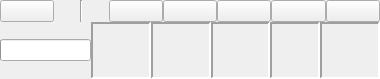
<?xml version="1.0" encoding="UTF-8"?>
<ui version="4.0">
 <class>BagPlayerWidget</class>
 <widget class="QWidget" name="BagPlayerWidget">
  <property name="geometry">
   <rect>
    <x>0</x>
    <y>0</y>
    <width>380</width>
    <height>79</height>
   </rect>
  </property>
  <property name="windowTitle">
   <string>Bag</string>
  </property>
  <layout class="QVBoxLayout" name="verticalLayout">
   <property name="spacing">
    <number>0</number>
   </property>
   <property name="leftMargin">
    <number>0</number>
   </property>
   <property name="topMargin">
    <number>0</number>
   </property>
   <property name="rightMargin">
    <number>0</number>
   </property>
   <property name="bottomMargin">
    <number>0</number>
   </property>
   <item>
    <layout class="QHBoxLayout" name="horizontalLayout">
     <item>
      <widget class="QPushButton" name="load_button">
       <property name="toolTip">
        <string>Load Bag</string>
       </property>
       <property name="text">
        <string/>
       </property>
       <property name="iconSize">
        <size>
         <width>16</width>
         <height>16</height>
        </size>
       </property>
      </widget>
     </item>
     <item>
      <widget class="Line" name="line_3">
       <property name="sizePolicy">
        <sizepolicy hsizetype="Preferred" vsizetype="Minimum">
         <horstretch>0</horstretch>
         <verstretch>0</verstretch>
        </sizepolicy>
       </property>
       <property name="orientation">
        <enum>Qt::Vertical</enum>
       </property>
      </widget>
     </item>
     <item>
      <widget class="QPushButton" name="begin_button">
       <property name="toolTip">
        <string>Go To Beginning</string>
       </property>
       <property name="text">
        <string/>
       </property>
       <property name="iconSize">
        <size>
         <width>16</width>
         <height>16</height>
        </size>
       </property>
      </widget>
     </item>
     <item>
      <widget class="QPushButton" name="slower_button">
       <property name="toolTip">
        <string>Slower / Rewind</string>
       </property>
       <property name="text">
        <string/>
       </property>
       <property name="iconSize">
        <size>
         <width>16</width>
         <height>16</height>
        </size>
       </property>
      </widget>
     </item>
     <item>
      <widget class="QPushButton" name="play_button">
       <property name="toolTip">
        <string>Play / Pause</string>
       </property>
       <property name="text">
        <string/>
       </property>
       <property name="iconSize">
        <size>
         <width>16</width>
         <height>16</height>
        </size>
       </property>
       <property name="checkable">
        <bool>true</bool>
       </property>
      </widget>
     </item>
     <item>
      <widget class="QPushButton" name="faster_button">
       <property name="toolTip">
        <string>Fast Forward</string>
       </property>
       <property name="text">
        <string/>
       </property>
       <property name="iconSize">
        <size>
         <width>16</width>
         <height>16</height>
        </size>
       </property>
      </widget>
     </item>
     <item>
      <widget class="QPushButton" name="end_button">
       <property name="toolTip">
        <string>Go To End</string>
       </property>
       <property name="text">
        <string/>
       </property>
       <property name="iconSize">
        <size>
         <width>16</width>
         <height>16</height>
        </size>
       </property>
      </widget>
     </item>
    </layout>
   </item>
   <item>
    <layout class="QHBoxLayout" name="horizontalLayout_2"/>
   </item>
   <item>
    <layout class="QHBoxLayout" name="status_bar_layout">
     <item>
      <widget class="QProgressBar" name="status_bar">
       <property name="sizePolicy">
        <sizepolicy hsizetype="Minimum" vsizetype="Fixed">
         <horstretch>0</horstretch>
         <verstretch>0</verstretch>
        </sizepolicy>
       </property>
       <property name="value">
        <number>0</number>
       </property>
       <property name="textVisible">
        <bool>false</bool>
       </property>
      </widget>
     </item>
     <item>
      <widget class="QLabel" name="stamp_label">
       <property name="maximumSize">
        <size>
         <width>180</width>
         <height>16777215</height>
        </size>
       </property>
       <property name="toolTip">
        <string>Timestamp of the current playhead location</string>
       </property>
       <property name="frameShape">
        <enum>QFrame::Panel</enum>
       </property>
       <property name="frameShadow">
        <enum>QFrame::Sunken</enum>
       </property>
       <property name="lineWidth">
        <number>2</number>
       </property>
       <property name="text">
        <string/>
       </property>
       <property name="alignment">
        <set>Qt::AlignCenter</set>
       </property>
      </widget>
     </item>
     <item>
      <widget class="QLabel" name="date_label">
       <property name="sizePolicy">
        <sizepolicy hsizetype="Preferred" vsizetype="Preferred">
         <horstretch>0</horstretch>
         <verstretch>0</verstretch>
        </sizepolicy>
       </property>
       <property name="maximumSize">
        <size>
         <width>170</width>
         <height>16777215</height>
        </size>
       </property>
       <property name="toolTip">
        <string>Date and time of the current playhead location</string>
       </property>
       <property name="frameShape">
        <enum>QFrame::Panel</enum>
       </property>
       <property name="frameShadow">
        <enum>QFrame::Sunken</enum>
       </property>
       <property name="lineWidth">
        <number>2</number>
       </property>
       <property name="text">
        <string/>
       </property>
       <property name="alignment">
        <set>Qt::AlignCenter</set>
       </property>
      </widget>
     </item>
     <item>
      <widget class="QLabel" name="seconds_label">
       <property name="sizePolicy">
        <sizepolicy hsizetype="Preferred" vsizetype="Preferred">
         <horstretch>0</horstretch>
         <verstretch>0</verstretch>
        </sizepolicy>
       </property>
       <property name="minimumSize">
        <size>
         <width>0</width>
         <height>0</height>
        </size>
       </property>
       <property name="maximumSize">
        <size>
         <width>110</width>
         <height>16777215</height>
        </size>
       </property>
       <property name="toolTip">
        <string>Number of seconds the current playhead location is from the beginning of the bag</string>
       </property>
       <property name="frameShape">
        <enum>QFrame::Panel</enum>
       </property>
       <property name="frameShadow">
        <enum>QFrame::Sunken</enum>
       </property>
       <property name="lineWidth">
        <number>2</number>
       </property>
       <property name="text">
        <string/>
       </property>
       <property name="alignment">
        <set>Qt::AlignCenter</set>
       </property>
      </widget>
     </item>
     <item>
      <widget class="QLabel" name="playspeed_label">
       <property name="sizePolicy">
        <sizepolicy hsizetype="Minimum" vsizetype="Minimum">
         <horstretch>0</horstretch>
         <verstretch>0</verstretch>
        </sizepolicy>
       </property>
       <property name="maximumSize">
        <size>
         <width>50</width>
         <height>16777215</height>
        </size>
       </property>
       <property name="toolTip">
        <string>Playback speed</string>
       </property>
       <property name="frameShape">
        <enum>QFrame::Panel</enum>
       </property>
       <property name="frameShadow">
        <enum>QFrame::Sunken</enum>
       </property>
       <property name="lineWidth">
        <number>2</number>
       </property>
       <property name="text">
        <string/>
       </property>
       <property name="alignment">
        <set>Qt::AlignCenter</set>
       </property>
      </widget>
     </item>
     <item>
      <widget class="QLabel" name="filesize_label">
       <property name="sizePolicy">
        <sizepolicy hsizetype="Minimum" vsizetype="Minimum">
         <horstretch>0</horstretch>
         <verstretch>0</verstretch>
        </sizepolicy>
       </property>
       <property name="maximumSize">
        <size>
         <width>80</width>
         <height>16777215</height>
        </size>
       </property>
       <property name="toolTip">
        <string>Bag size</string>
       </property>
       <property name="frameShape">
        <enum>QFrame::Panel</enum>
       </property>
       <property name="frameShadow">
        <enum>QFrame::Sunken</enum>
       </property>
       <property name="lineWidth">
        <number>2</number>
       </property>
       <property name="text">
        <string/>
       </property>
       <property name="alignment">
        <set>Qt::AlignCenter</set>
       </property>
      </widget>
     </item>
    </layout>
   </item>
  </layout>
 </widget>
 <resources/>
 <connections/>
</ui>
